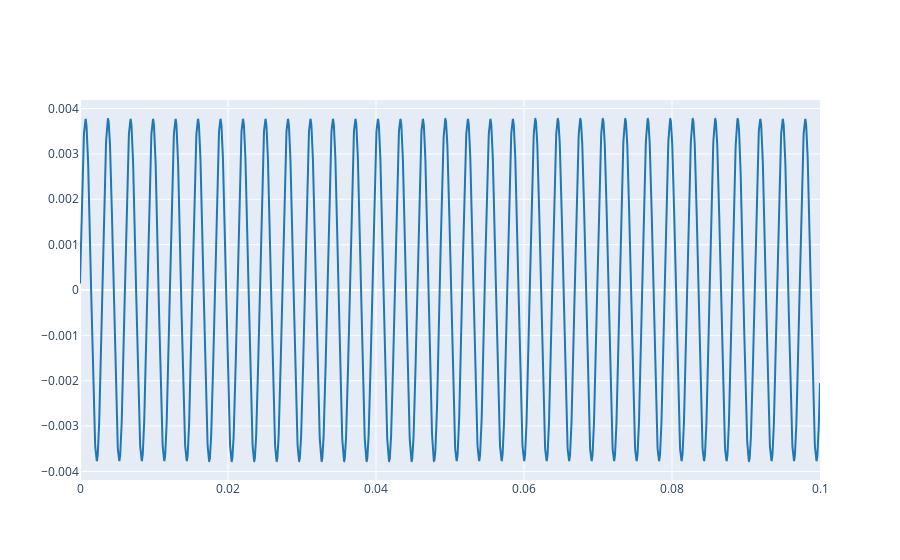

Notebook code cell kept with this figure:
### Markdown cell above
2.1. Define a complex exponential with the same parameters that those from Lab 1 (Ex 3.1) and plot the real part.

### Code cell
A = 0.00377
f0 = 329.10
T = 1 / f0
fs = 44100
phi = 4.75
t = np.arange(0, .1, 1.0/fs)
x1 = A * np.exp(1j*(2*f0*np.pi*t + phi))

plot_signals([np.real(x1)], fs, name=['real part'])

### Figure 1 — Plotly figure (JSON) as saved in the notebook; plotly's stock layout.template omitted (floating-point values rounded to 4 significant figures; data arrays with more than 128 entries replaced by an {"elided": "..."} marker saying what was removed)
{"data": [{"line": {"color": "#1f77b4", "shape": "linear"}, "mode": "lines", "name": "real part", "type": "scatter", "x": {"elided": "4410 float values"}, "y": {"elided": "4410 float values"}}], "layout": {}}
